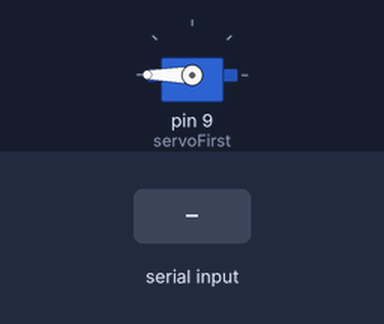
This sketch was run on a simulated Arduino Uno, built with avr-gcc and run on an emulated ATmega328P. On the bench: servo. The inputs (shaded band) are chosen by the test bench.

Above: at 1.2 s.
1.3 s: "1" received over Serial
At 1.8 s:
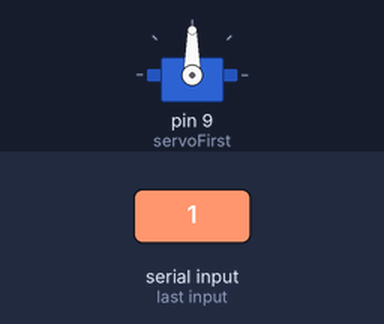
2.8 s: "0" received over Serial
At 3.6 s:
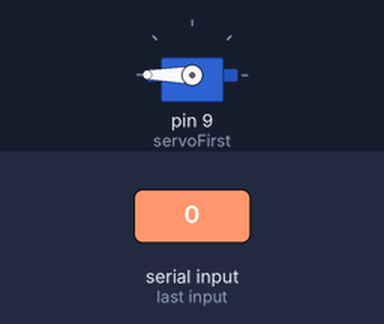
Timing chart, 0 to 5.8 s (numbered marks = the images above; inputs shaded):
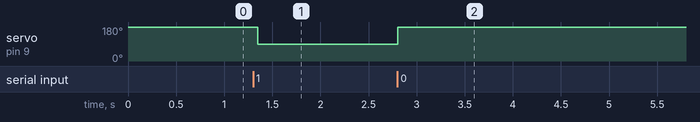

Measured:
- after the input at 1.3 s, servo on pin 9 (servoFirst): 180° → 90° after 0.05 s
- after the input at 2.8 s, servo on pin 9 (servoFirst): 90° → 180° at once

The sketch:

Photoresistor_Processing_Sketch.ino
```cpp
#include<Servo.h>
Servo servoFirst;
int val;

void setup() {
  Serial.begin(9600);
  servoFirst.attach(9);     //Attach on pin # 9 of arduino
  servoFirst.write(0);      //Zero the inital position
}

void loop() {
  if (Serial.available())
  {
    val = Serial.read();      //Read the value and store in val
  }
  if (val == '1')
  {
    servoFirst.write(90);
  } else {
    servoFirst.write(180);
  }
  delay(50);
}
```
